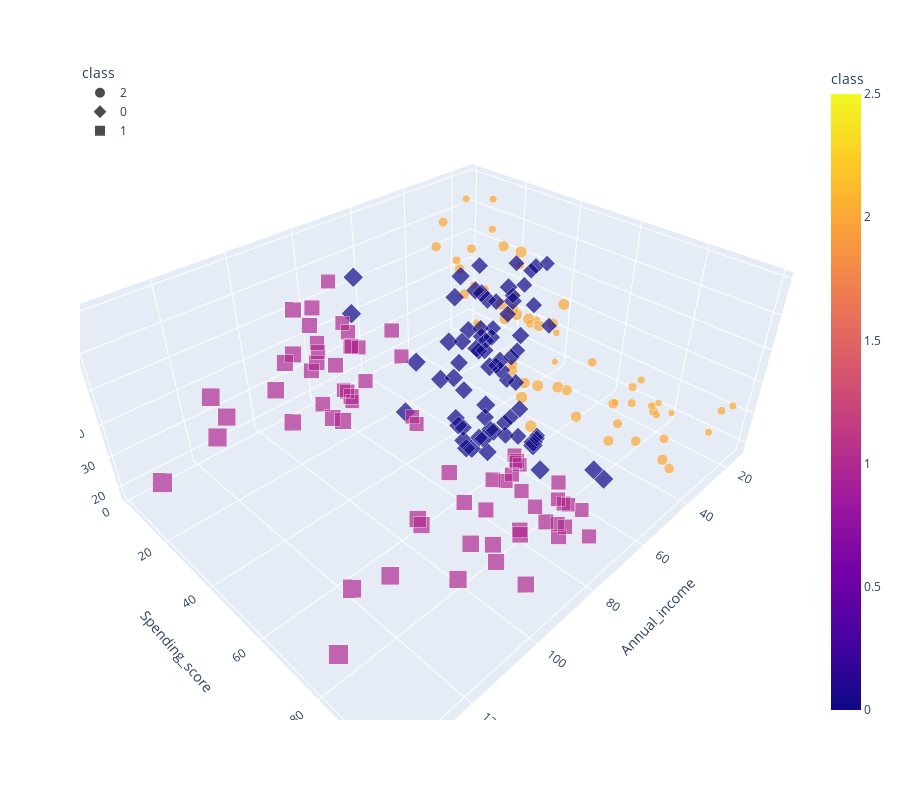

The notebook cell saved with this chart:
### Code cell
fig = px.scatter_3d(df_shopping,x="Annual_income", y="Spending_score", 
                    z='Age', color='class', size='Annual_income', symbol='class', height=800)
fig.update_layout(legend=dict(x=0, y=1))
fig.show()

### Figure 1 — Plotly figure (JSON) as saved in the notebook; plotly's stock layout.template omitted (floating-point values rounded to 4 significant figures)
{"data": [{"hoverlabel": {"namelength": 0}, "hovertemplate": "class=%{marker.color}<br>Annual_income=%{marker.size}<br>Spending_score=%{y}<br>Age=%{z}", "legendgroup": "2", "marker": {"color": [2, 2, 2, 2, 2, 2, 2, 2, 2, 2, 2, 2, 2, 2, 2, 2, 2, 2, 2, 2, 2, 2, 2, 2, 2, 2, 2, 2, 2, 2, 2, 2, 2, 2, 2, 2, 2, 2, 2, 2, 2, 2, 2, 2, 2, 2, 2, 2, 2, 2, 2, 2, 2, 2, 2, 2, 2, 2, 2, 2, 2], "coloraxis": "coloraxis", "size": [15, 15, 16, 16, 17, 17, 18, 18, 19, 19, 19, 19, 20, 20, 20, 20, 21, 21, 23, 23, 24, 24, 25, 25, 28, 28, 28, 28, 29, 29, 30, 30, 33, 33, 33, 33, 34, 34, 37, 37, 38, 38, 39, 39, 39, 39, 40, 40, 40, 40, 42, 42, 43, 43, 43, 43, 44, 44, 46, 46, 46], "sizemode": "area", "sizeref": 0.3425, "symbol": "circle"}, "mode": "markers", "name": "2", "scene": "scene", "showlegend": true, "type": "scatter3d", "x": [15, 15, 16, 16, 17, 17, 18, 18, 19, 19, 19, 19, 20, 20, 20, 20, 21, 21, 23, 23, 24, 24, 25, 25, 28, 28, 28, 28, 29, 29, 30, 30, 33, 33, 33, 33, 34, 34, 37, 37, 38, 38, 39, 39, 39, 39, 40, 40, 40, 40, 42, 42, 43, 43, 43, 43, 44, 44, 46, 46, 46], "y": [39, 81, 6, 77, 40, 76, 6, 94, 3, 72, 14, 99, 15, 77, 13, 79, 35, 66, 29, 98, 35, 73, 5, 73, 14, 82, 32, 61, 31, 87, 4, 73, 4, 92, 14, 81, 17, 73, 26, 75, 35, 92, 36, 61, 28, 65, 55, 47, 42, 42, 52, 60, 54, 60, 45, 41, 50, 46, 51, 46, 55], "z": [19, 21, 20, 23, 31, 22, 35, 23, 64, 30, 67, 35, 58, 24, 37, 22, 35, 20, 52, 35, 35, 25, 46, 31, 54, 29, 45, 35, 40, 23, 60, 21, 53, 18, 49, 21, 42, 30, 36, 20, 65, 24, 48, 31, 49, 24, 50, 27, 29, 31, 49, 33, 31, 59, 50, 47, 51, 69, 27, 53, 19]}, {"hoverlabel": {"namelength": 0}, "hovertemplate": "class=%{marker.color}<br>Annual_income=%{marker.size}<br>Spending_score=%{y}<br>Age=%{z}", "legendgroup": "0", "marker": {"color": [0, 0, 0, 0, 0, 0, 0, 0, 0, 0, 0, 0, 0, 0, 0, 0, 0, 0, 0, 0, 0, 0, 0, 0, 0, 0, 0, 0, 0, 0, 0, 0, 0, 0, 0, 0, 0, 0, 0, 0, 0, 0, 0, 0, 0, 0, 0, 0, 0, 0, 0, 0, 0, 0, 0, 0, 0, 0, 0, 0, 0, 0, 0, 0, 0, 0, 0, 0, 0, 0, 0], "coloraxis": "coloraxis", "size": [46, 47, 47, 48, 48, 48, 48, 48, 48, 49, 49, 50, 50, 54, 54, 54, 54, 54, 54, 54, 54, 54, 54, 54, 54, 57, 57, 58, 58, 59, 59, 60, 60, 60, 60, 60, 60, 61, 61, 62, 62, 62, 62, 62, 62, 63, 63, 63, 63, 63, 63, 64, 64, 65, 65, 65, 65, 67, 67, 67, 67, 69, 69, 70, 70, 71, 71, 71, 71, 71, 71], "sizemode": "area", "sizeref": 0.3425, "symbol": "diamond"}, "mode": "markers", "name": "0", "scene": "scene", "showlegend": true, "type": "scatter3d", "x": [46, 47, 47, 48, 48, 48, 48, 48, 48, 49, 49, 50, 50, 54, 54, 54, 54, 54, 54, 54, 54, 54, 54, 54, 54, 57, 57, 58, 58, 59, 59, 60, 60, 60, 60, 60, 60, 61, 61, 62, 62, 62, 62, 62, 62, 63, 63, 63, 63, 63, 63, 64, 64, 65, 65, 65, 65, 67, 67, 67, 67, 69, 69, 70, 70, 71, 71, 71, 71, 71, 71], "y": [56, 52, 59, 51, 59, 50, 48, 59, 47, 55, 42, 49, 56, 47, 54, 53, 48, 52, 42, 51, 55, 41, 44, 57, 46, 58, 55, 60, 46, 55, 41, 49, 40, 42, 52, 47, 50, 42, 49, 41, 48, 59, 55, 56, 42, 50, 46, 43, 48, 52, 54, 42, 46, 48, 50, 43, 59, 43, 57, 56, 40, 58, 91, 29, 77, 35, 95, 11, 75, 9, 75], "z": [70, 67, 54, 63, 18, 43, 68, 19, 32, 70, 47, 60, 60, 59, 26, 45, 40, 23, 49, 57, 38, 67, 46, 21, 48, 55, 22, 34, 50, 68, 18, 48, 40, 32, 24, 47, 27, 48, 20, 23, 49, 67, 26, 49, 21, 66, 54, 68, 66, 65, 19, 38, 19, 18, 19, 63, 49, 51, 50, 27, 38, 40, 39, 23, 31, 43, 40, 59, 38, 47, 39]}, {"hoverlabel": {"namelength": 0}, "hovertemplate": "class=%{marker.color}<br>Annual_income=%{marker.size}<br>Spending_score=%{y}<br>Age=%{z}", "legendgroup": "1", "marker": {"color": [1, 1, 1, 1, 1, 1, 1, 1, 1, 1, 1, 1, 1, 1, 1, 1, 1, 1, 1, 1, 1, 1, 1, 1, 1, 1, 1, 1, 1, 1, 1, 1, 1, 1, 1, 1, 1, 1, 1, 1, 1, 1, 1, 1, 1, 1, 1, 1, 1, 1, 1, 1, 1, 1, 1, 1, 1, 1, 1, 1, 1, 1, 1, 1, 1, 1, 1, 1], "coloraxis": "coloraxis", "size": [72, 72, 73, 73, 73, 73, 74, 74, 75, 75, 76, 76, 77, 77, 77, 77, 78, 78, 78, 78, 78, 78, 78, 78, 78, 78, 78, 78, 79, 79, 81, 81, 85, 85, 86, 86, 87, 87, 87, 87, 87, 87, 88, 88, 88, 88, 93, 93, 97, 97, 98, 98, 99, 99, 101, 101, 103, 103, 103, 103, 113, 113, 120, 120, 126, 126, 137, 137], "sizemode": "area", "sizeref": 0.3425, "symbol": "square"}, "mode": "markers", "name": "1", "scene": "scene", "showlegend": true, "type": "scatter3d", "x": [72, 72, 73, 73, 73, 73, 74, 74, 75, 75, 76, 76, 77, 77, 77, 77, 78, 78, 78, 78, 78, 78, 78, 78, 78, 78, 78, 78, 79, 79, 81, 81, 85, 85, 86, 86, 87, 87, 87, 87, 87, 87, 88, 88, 88, 88, 93, 93, 97, 97, 98, 98, 99, 99, 101, 101, 103, 103, 103, 103, 113, 113, 120, 120, 126, 126, 137, 137], "y": [34, 71, 5, 88, 7, 73, 10, 72, 5, 93, 40, 87, 12, 97, 36, 74, 22, 90, 17, 88, 20, 76, 16, 89, 1, 78, 1, 73, 35, 83, 5, 93, 26, 75, 20, 95, 27, 63, 13, 75, 10, 92, 13, 86, 15, 69, 14, 90, 32, 86, 15, 88, 39, 97, 24, 68, 17, 85, 23, 69, 8, 91, 16, 79, 28, 74, 18, 83], "z": [25, 31, 20, 29, 44, 32, 19, 35, 57, 32, 28, 32, 25, 28, 48, 32, 34, 34, 43, 39, 44, 38, 47, 27, 37, 30, 34, 30, 56, 29, 19, 31, 50, 36, 42, 33, 36, 32, 40, 28, 36, 36, 52, 30, 58, 27, 59, 35, 37, 32, 46, 29, 41, 30, 54, 28, 41, 36, 34, 32, 33, 38, 47, 35, 45, 32, 32, 30]}], "layout": {"coloraxis": {"colorbar": {"title": {"text": "class"}}, "colorscale": [[0, "#0d0887"], [0.1111, "#46039f"], [0.2222, "#7201a8"], [0.3333, "#9c179e"], [0.4444, "#bd3786"], [0.5556, "#d8576b"], [0.6667, "#ed7953"], [0.7778, "#fb9f3a"], [0.8889, "#fdca26"], [1, "#f0f921"]]}, "height": 800, "legend": {"itemsizing": "constant", "title": {"text": "class"}, "tracegroupgap": 0, "x": 0, "y": 1}, "margin": {"t": 60}, "scene": {"domain": {"x": [0, 1], "y": [0, 1]}, "xaxis": {"title": {"text": "Annual_income"}}, "yaxis": {"title": {"text": "Spending_score"}}, "zaxis": {"title": {"text": "Age"}}}}}
